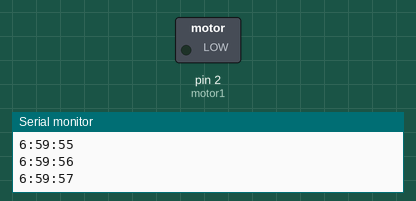
This sketch was run on a simulated Arduino Uno, built with avr-gcc and run on an emulated ATmega328P. On the bench: switched loads named in the sketch (green lamp = pin HIGH), the last lines printed to the serial monitor.

Above: at 2.5 s.
At 67.5 s:
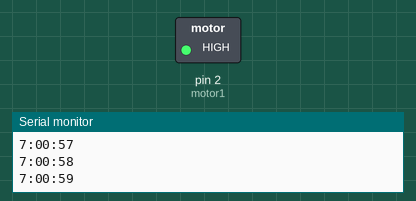
Timing chart, 0 to 78.0 s (numbered marks = the images above):
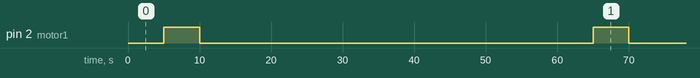

The sketch:

ScheduledMotor.ino
```cpp
/*
 * This sketch is designed to control a motor by turning
 * it on for a set amount of time on a schedule. it is
 * essentialy a modified version of the TimeAlarmExample
 * that comes with the time library download, which is
 * required for this sketch to work. This was written
 * for controlling a pet feeder and i plan to later use
 * it to make an automated watering system for a garden
 */

#include <Time.h>
#include <TimeAlarms.h>
const int motor1 =  2;

void setup()
{
  Serial.begin(9600);
  setTime(6,59,55,1,1,12);  // set time a convenient time
  // to startup the system this is for
  Alarm.alarmRepeat(7,00,00,MorningFeeding);// times are set close
  Alarm.alarmRepeat(7,01,00,EveningFeeding);//to eachother for test purposes
  pinMode(motor1, OUTPUT);
}
void  loop(){
  digitalClockDisplay();
  Alarm.delay(1000); // wait one second between clock display
} // NOTE: for some reason the code wouldn't
// compile without the loop so I used the loop from the
// example which is for displaying to a digital clock

// functions to be called when alarms trigger
void MorningFeeding(){
  digitalWrite(motor1, HIGH);
  delay(5000); // to be adjusted based on how much you
  //want to feed/water
  digitalWrite(motor1, LOW);
}
void EveningFeeding(){
  digitalWrite(motor1, HIGH);
  delay(5000);
  digitalWrite(motor1, LOW);
}

void digitalClockDisplay()
{
  // digital clock display of the time
  Serial.print(hour());
  printDigits(minute());
  printDigits(second());
  Serial.println();
}
void printDigits(int digits)
{
  Serial.print(":");
  if(digits < 10)
    Serial.print('0');
  Serial.print(digits);
}
```

Measured:
- by itself, pin 2 (motor1): alternates HIGH for 5.0 s and LOW for 55.0 s
